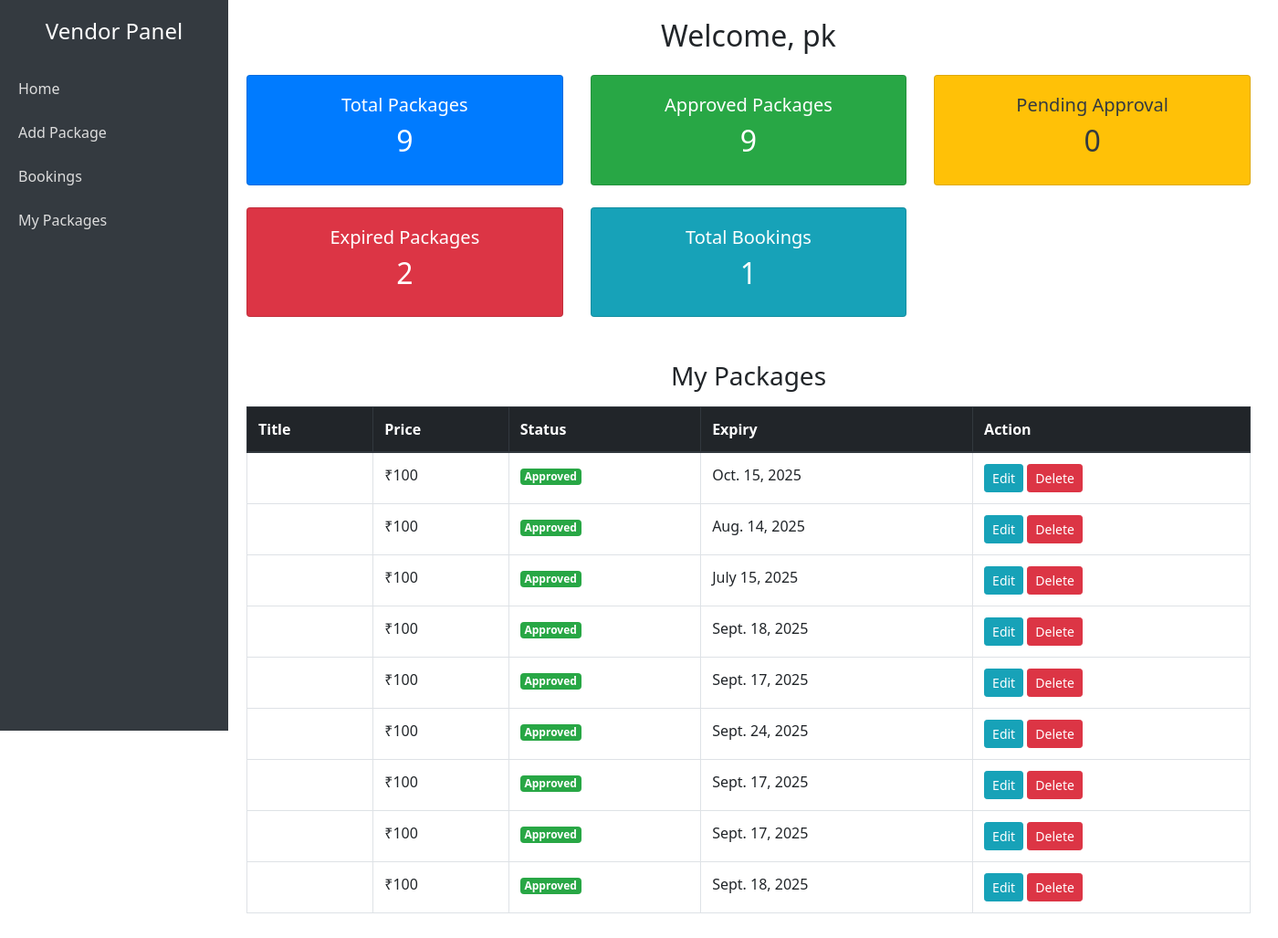
The app's page /vendor_dashboard/ (signed in), older data.
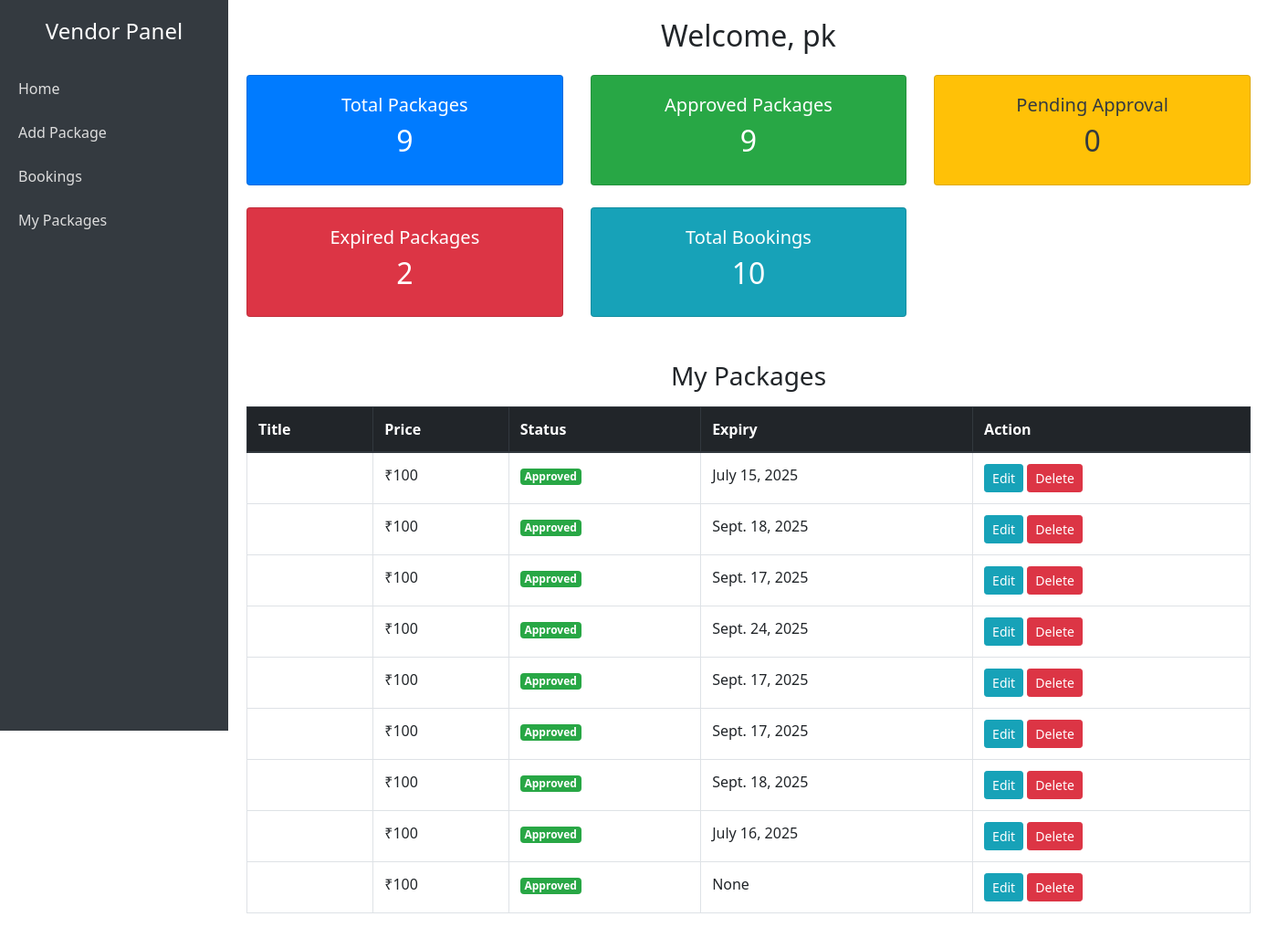
The same page, newer data.
### trip/models.py (models this page shows, shortened)
class Package(models.Model):
    img = models.ImageField(upload_to='pic/')
    vendor = models.ForeignKey(User, on_delete=models.CASCADE, related_name='trip_packages')
    name = models.CharField(max_length=255)
    desc = models.TextField()
    price = models.PositiveIntegerField()
    destination = models.CharField(max_length=100)
    is_top = models.BooleanField(default=False)
    expiry_date = models.DateField(null=True, blank=True)
    is_approved = models.BooleanField(default=False)
    objects = PackageManager()

### trip/views.py (the view)
# urls.py: path('vendor_dashboard/', views.vendor_dashboard, name='vendor_dashboard'),
def vendor_dashboard(request):
    if not request.user.is_authenticated:
        return redirect('login')
    today = timezone.now().date()
    vendor = request.user
    vendor_packages = Package.objects.filter(vendor=vendor)
    total_packages = vendor_packages.count()
    approved_packages = vendor_packages.filter(is_approved=True).count()
    pending_packages = vendor_packages.filter(is_approved=False).count()
    expired_packages = vendor_packages.filter(expiry_date__lt=today).count()
    total_bookings = Booking.objects.filter(package__vendor=vendor).count()
    context = {
        'total_packages': total_packages,
        'approved_packages': approved_packages,
        'pending_packages': pending_packages,
        'expired_packages': expired_packages,
        'total_bookings': total_bookings,
        'my_packages': vendor_packages  #
    }
    return render(request, 'dashboard.html', context)

### trip/templates/dashboard.html (shortened to what this page needs)
{% load static %}
<!DOCTYPE html>
<html lang="en">
<head>
  <link rel="stylesheet" href="{% static 'css/bootstrap.min.css' %}">
</head>
<body>
<div class="sidebar">
  <h4 class="text-center mb-4">Vendor Panel</h4>
  <a href="{% url 'index'%}">Home</a>
  <a href="{% url 'create_package' %}">Add Package</a>
  <a href="{% url 'vendor_bookings' %}">Bookings</a>
  <a href="{% url 'all_packages' %}">My Packages</a>
</div>
<div class="content container">
  <h2 class="text-center mb-4">Welcome, {{ request.user.username }}</h2>
  <div class="row text-center">
    <div class="col-md-4">
      <div class="card bg-primary text-white shadow">
        <div class="card-body">
          <h5>Total Packages</h5>
          <h2>{{ total_packages }}</h2>
        </div>
      </div>
    </div>
    <div class="col-md-4">
      <div class="card bg-success text-white shadow">
        <div class="card-body">
          <h5>Approved Packages</h5>
          <h2>{{ approved_packages }}</h2>
        </div>
      </div>
    </div>
    <div class="col-md-4">
      <div class="card bg-warning text-dark shadow">
        <div class="card-body">
          <h5>Pending Approval</h5>
          <h2>{{ pending_packages }}</h2>
        </div>
      </div>
    </div>
    <div class="col-md-4 mt-4">
      <div class="card bg-danger text-white shadow">
        <div class="card-body">
          <h5>Expired Packages</h5>
          <h2>{{ expired_packages }}</h2>
        </div>
      </div>
    </div>
    <div class="col-md-4 mt-4">
      <div class="card bg-info text-white shadow">
        <div class="card-body">
          <h5>Total Bookings</h5>
          <h2>{{ total_bookings }}</h2>
        </div>
      </div>
    </div>
  </div>
  <div class="mt-5">
    <h3 class="text-center mb-3">My Packages</h3>
    <table class="table table-bordered table-hover">
      <thead class="thead-dark">
        <tr>
          <th>Title</th>
          <th>Price</th>
          <th>Status</th>
          <th>Expiry</th>
          <th>Action</th>
        </tr>
      </thead>
      <tbody>
        {% for package in my_packages %}
        <tr>
  <td>{{ package.title }}</td>
  <td>₹{{ package.price }}</td>
  <td>
    {% if package.is_approved %}
      <span class="badge badge-success">Approved</span>
    {% else %}
      <span class="badge badge-warning">Pending</span>
    {% endif %}
  </td>
  <td>{{ package.expiry_date }}</td>
  <td>
    <a href="{% url 'edit_package' package.id %}" class="btn btn-sm btn-info">Edit</a>
    <a href="{% url 'delete_package' package.id %}" class="btn btn-sm btn-danger"
       onclick="return confirm('Are you sure?');">Delete</a>
  </td>
</tr>
        {% empty %}
        <tr>
          <td colspan="5" class="text-center">No packages found.</td>
        </tr>
        {% endfor %}
      </tbody>
    </table>
  </div>
</div>
</body>
</html>

Row changes from the older to the newer data that the page shows:
removed Package: price "100", is_approved "Approved", expiry_date "Oct. 15, 2025"
removed Package: price "100", is_approved "Approved", expiry_date "Aug. 14, 2025"
added Package: price "100", is_approved "Approved", expiry_date "July 16, 2025"
added Package: price "100", is_approved "Approved", expiry_date "None"
Text that changed along with them:
{{ total_bookings }}: "1" → "10"
